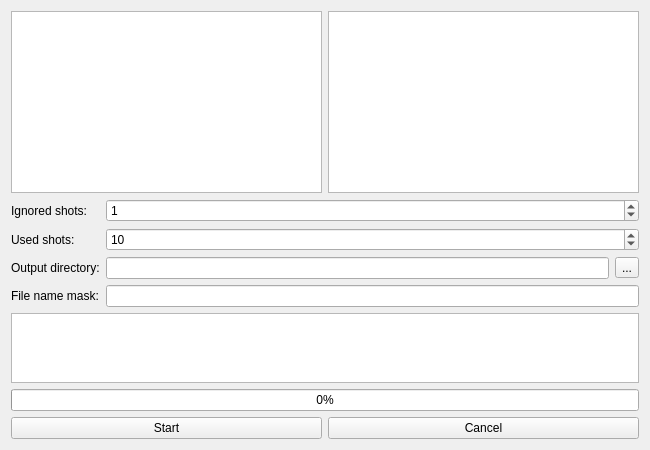
<?xml version="1.0" encoding="UTF-8"?>
<ui version="4.0">
 <class>Form</class>
 <widget class="QWidget" name="Form">
  <property name="geometry">
   <rect>
    <x>0</x>
    <y>0</y>
    <width>650</width>
    <height>450</height>
   </rect>
  </property>
  <property name="windowTitle">
   <string>Form</string>
  </property>
  <layout class="QVBoxLayout" stretch="2,0,1">
   <item>
    <layout class="QHBoxLayout" stretch="1,1">
     <item>
      <widget class="TableView" name="ctrl_monitors"/>
     </item>
     <item>
      <widget class="TableView" name="ctrl_correctors"/>
     </item>
    </layout>
   </item>
   <item>
    <layout class="QFormLayout">
     <item row="2" column="0">
      <widget class="QLabel">
       <property name="text">
        <string>Ignored shots:</string>
       </property>
      </widget>
     </item>
     <item row="2" column="1">
      <widget class="QSpinBox" name="num_shots_wait">
       <property name="value">
        <number>1</number>
       </property>
      </widget>
     </item>
     <item row="3" column="0">
      <widget class="QLabel">
       <property name="text">
        <string>Used shots:</string>
       </property>
      </widget>
     </item>
     <item row="3" column="1">
      <widget class="QSpinBox" name="num_shots_use">
       <property name="minimum">
        <number>1</number>
       </property>
       <property name="value">
        <number>10</number>
       </property>
      </widget>
     </item>
     <item row="4" column="0">
      <widget class="QLabel">
       <property name="text">
        <string>Output directory:</string>
       </property>
      </widget>
     </item>
     <item row="4" column="1">
      <layout class="QHBoxLayout">
       <item>
        <widget class="QLineEdit" name="ctrl_dir">
         <property name="readOnly">
          <bool>true</bool>
         </property>
        </widget>
       </item>
       <item>
        <widget class="QToolButton" name="btn_dir">
         <property name="text">
          <string>...</string>
         </property>
        </widget>
       </item>
      </layout>
     </item>
     <item row="5" column="0">
      <widget class="QLabel">
       <property name="text">
        <string>File name mask:</string>
       </property>
      </widget>
     </item>
     <item row="5" column="1">
      <widget class="QLineEdit" name="ctrl_file">
       <property name="readOnly">
        <bool>true</bool>
       </property>
      </widget>
     </item>
    </layout>
   </item>
   <item>
    <layout class="QVBoxLayout">
     <item>
      <widget class="QPlainTextEdit" name="status_log">
       <property name="readOnly">
        <bool>true</bool>
       </property>
      </widget>
     </item>
     <item>
      <widget class="QProgressBar" name="ctrl_progress">
       <property name="value">
        <number>0</number>
       </property>
      </widget>
     </item>
     <item>
      <layout class="QHBoxLayout">
       <item>
        <widget class="QPushButton" name="btn_start">
         <property name="text">
          <string>Start</string>
         </property>
        </widget>
       </item>
       <item>
        <widget class="QPushButton" name="btn_cancel">
         <property name="text">
          <string>Cancel</string>
         </property>
        </widget>
       </item>
      </layout>
     </item>
    </layout>
   </item>
  </layout>
 </widget>
 <customwidgets>
  <customwidget>
   <class>TableView</class>
   <extends>QTableView</extends>
   <header>madgui/widget/tableview.h</header>
  </customwidget>
 </customwidgets>
 <resources/>
 <connections/>
</ui>
